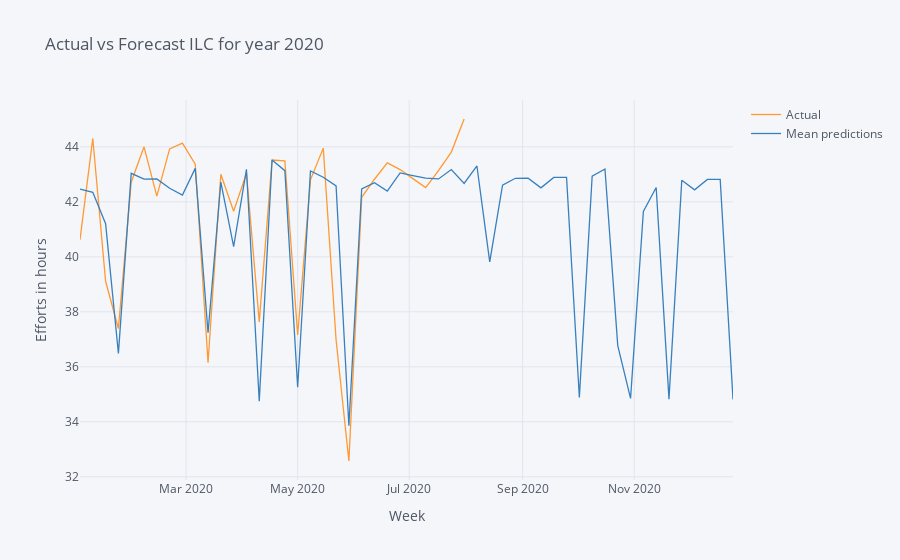

This figure's notebook cell:
### Code cell
df_concat[['Actual','Mean predictions']].iplot(title='Actual vs Forecast ILC for year 2020',xTitle='Week',yTitle='Efforts in hours')

### Figure 1 — Plotly figure (JSON) as saved in the notebook; plotly's stock layout.template omitted (floating-point values rounded to 4 significant figures)
{"data": [{"line": {"color": "rgba(255, 153, 51, 1.0)", "dash": "solid", "shape": "linear", "width": 1.3}, "mode": "lines", "name": "Actual", "text": "", "type": "scatter", "x": ["2020-01-03", "2020-01-10", "2020-01-17", "2020-01-24", "2020-01-31", "2020-02-07", "2020-02-14", "2020-02-21", "2020-02-28", "2020-03-06", "2020-03-13", "2020-03-20", "2020-03-27", "2020-04-03", "2020-04-10", "2020-04-17", "2020-04-24", "2020-05-01", "2020-05-08", "2020-05-15", "2020-05-22", "2020-05-29", "2020-06-05", "2020-06-12", "2020-06-19", "2020-06-26", "2020-07-03", "2020-07-10", "2020-07-17", "2020-07-24", "2020-07-31", "2020-08-07", "2020-08-14", "2020-08-21", "2020-08-28", "2020-09-04", "2020-09-11", "2020-09-18", "2020-09-25", "2020-10-02", "2020-10-09", "2020-10-16", "2020-10-23", "2020-10-30", "2020-11-06", "2020-11-13", "2020-11-20", "2020-11-27", "2020-12-04", "2020-12-11", "2020-12-18", "2020-12-25"], "y": [40.62, 44.3, 39.11, 37.4, 42.71, 44, 42.21, 43.92, 44.14, 43.37, 36.15, 43, 41.66, 43.04, 37.63, 43.52, 43.49, 37.16, 42.8, 43.95, 36.98, 32.58, 42.16, 42.82, 43.42, 43.17, 42.84, 42.52, 43.13, 43.81, 45.01, "", "", "", "", "", "", "", "", "", "", "", "", "", "", "", "", "", "", "", "", ""]}, {"line": {"color": "rgba(55, 128, 191, 1.0)", "dash": "solid", "shape": "linear", "width": 1.3}, "mode": "lines", "name": "Mean predictions", "text": "", "type": "scatter", "x": ["2020-01-03", "2020-01-10", "2020-01-17", "2020-01-24", "2020-01-31", "2020-02-07", "2020-02-14", "2020-02-21", "2020-02-28", "2020-03-06", "2020-03-13", "2020-03-20", "2020-03-27", "2020-04-03", "2020-04-10", "2020-04-17", "2020-04-24", "2020-05-01", "2020-05-08", "2020-05-15", "2020-05-22", "2020-05-29", "2020-06-05", "2020-06-12", "2020-06-19", "2020-06-26", "2020-07-03", "2020-07-10", "2020-07-17", "2020-07-24", "2020-07-31", "2020-08-07", "2020-08-14", "2020-08-21", "2020-08-28", "2020-09-04", "2020-09-11", "2020-09-18", "2020-09-25", "2020-10-02", "2020-10-09", "2020-10-16", "2020-10-23", "2020-10-30", "2020-11-06", "2020-11-13", "2020-11-20", "2020-11-27", "2020-12-04", "2020-12-11", "2020-12-18", "2020-12-25"], "y": [42.47, 42.35, 41.21, 36.49, 43.04, 42.83, 42.83, 42.49, 42.25, 43.22, 37.24, 42.72, 40.37, 43.18, 34.75, 43.52, 43.13, 35.26, 43.12, 42.9, 42.58, 33.86, 42.47, 42.69, 42.39, 43.05, 42.95, 42.86, 42.83, 43.17, 42.67, 43.3, 39.82, 42.61, 42.86, 42.86, 42.51, 42.89, 42.89, 34.89, 42.93, 43.19, 36.77, 34.85, 41.65, 42.52, 34.83, 42.79, 42.44, 42.81, 42.81, 34.81]}], "layout": {"legend": {"bgcolor": "#F5F6F9", "font": {"color": "#4D5663"}}, "paper_bgcolor": "#F5F6F9", "plot_bgcolor": "#F5F6F9", "title": {"font": {"color": "#4D5663"}, "text": "Actual vs Forecast ILC for year 2020"}, "xaxis": {"gridcolor": "#E1E5ED", "showgrid": true, "tickfont": {"color": "#4D5663"}, "title": {"font": {"color": "#4D5663"}, "text": "Week"}, "zerolinecolor": "#E1E5ED"}, "yaxis": {"gridcolor": "#E1E5ED", "showgrid": true, "tickfont": {"color": "#4D5663"}, "title": {"font": {"color": "#4D5663"}, "text": "Efforts in hours"}, "zerolinecolor": "#E1E5ED"}}}
